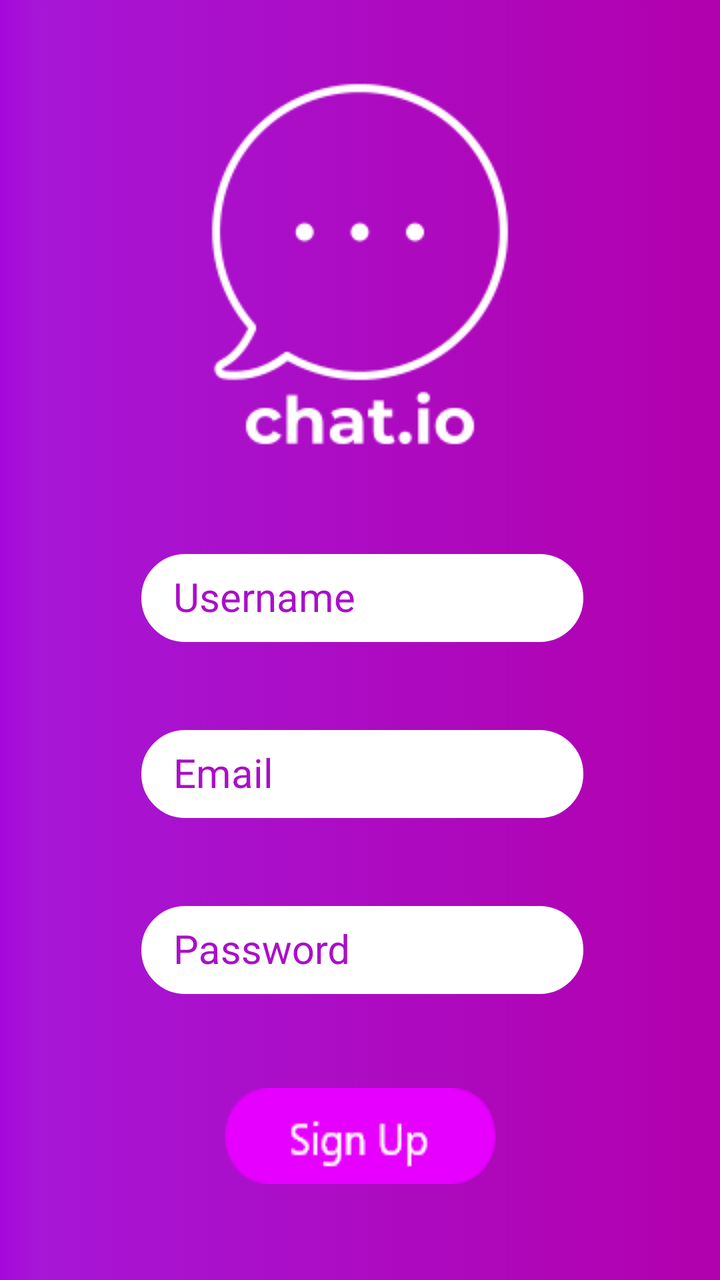
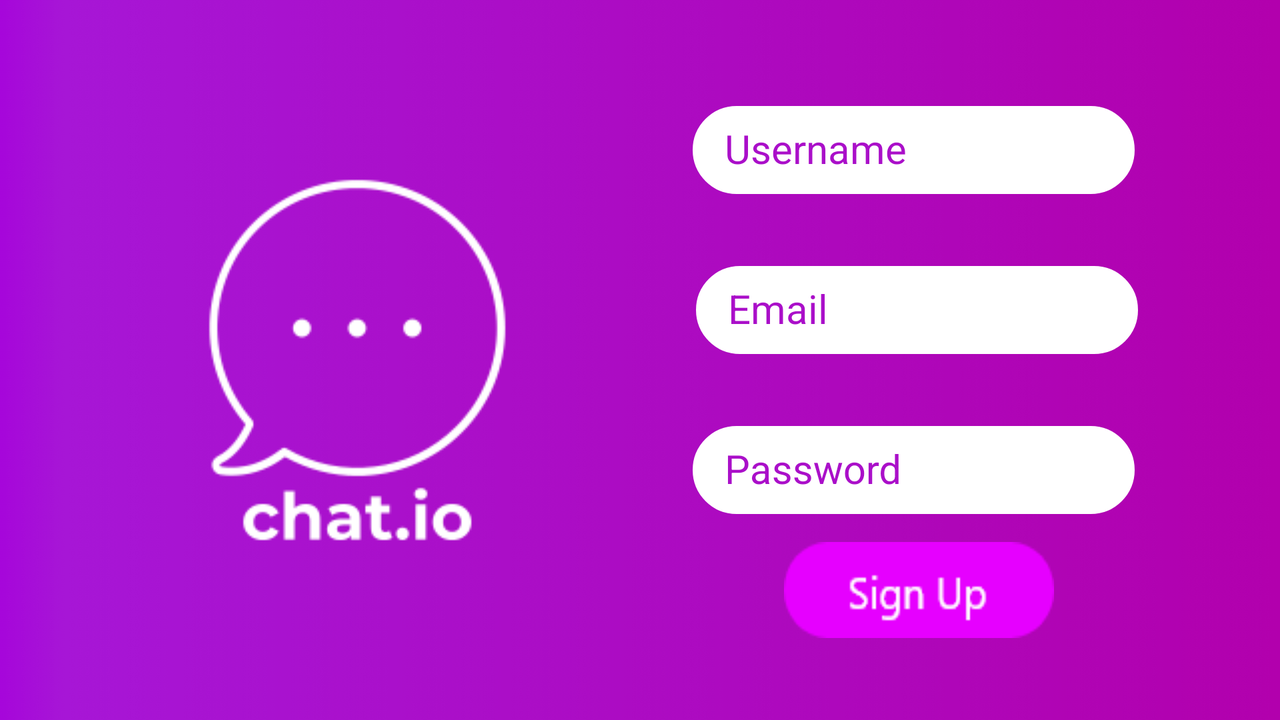

The same Android screen from two of the app's own layout files: first res/layout/ as a phone draws it, then the repository's variant for another configuration, drawn on a device whose configuration selects that folder. Both files follow.
<!-- AndroidManifest.xml: application theme AppTheme -->
<!-- res/layout/activity_sign_up.xml -->
<?xml version="1.0" encoding="utf-8"?>
<androidx.constraintlayout.widget.ConstraintLayout xmlns:android="http://schemas.android.com/apk/res/android"
    xmlns:app="http://schemas.android.com/apk/res-auto"
    xmlns:tools="http://schemas.android.com/tools"
    android:id="@+id/signupScreen"
    android:layout_width="match_parent"
    android:layout_height="match_parent"
    android:background="@drawable/background"
    tools:context=".Login"
    android:clickable="true"
    android:focusableInTouchMode="true">

    <ImageView
        android:id="@+id/imageView"
        android:layout_width="wrap_content"
        android:layout_height="wrap_content"
        android:layout_marginStart="8dp"
        android:layout_marginTop="32dp"
        android:layout_marginEnd="8dp"
        android:src="@drawable/chatiologo"
        app:layout_constraintEnd_toEndOf="parent"
        app:layout_constraintStart_toStartOf="parent"
        app:layout_constraintTop_toTopOf="parent" />

    <com.google.android.material.textfield.TextInputLayout
        android:id="@+id/textInputLayoutEmailSignUp"
        android:layout_width="226dp"
        android:layout_height="80dp"
        android:layout_marginStart="15dp"
        android:textColorHint="#AA0FC9"
        android:layout_marginTop="8dp"
        android:layout_marginEnd="8dp"
        android:clipChildren="false"
        app:layout_constraintEnd_toEndOf="parent"
        app:layout_constraintStart_toStartOf="parent"
        app:layout_constraintTop_toBottomOf="@+id/textInputLayoutUsernameSignUp">

        <EditText
            android:id="@+id/edtEmailSignUp"
            android:textCursorDrawable="@color/colorCursor"
            android:layout_width="221dp"
            android:layout_height="44dp"
            android:layout_marginTop="10dp"
            android:background="@drawable/edt_background"
            android:ems="10"
            android:hint="Email"
            android:inputType="textEmailAddress"
            android:paddingLeft="16dp"
            android:textColor="#AA0FC9"
            android:textColorHint="#AA0FC9"
            android:textSize="20sp"
            android:translationY="10dp"
            tools:layout_editor_absoluteX="95dp"
            tools:layout_editor_absoluteY="306dp" />
    </com.google.android.material.textfield.TextInputLayout>

    <com.google.android.material.textfield.TextInputLayout
        android:id="@+id/textInputLayoutUsernameSignUp"
        android:layout_width="226dp"
        android:layout_height="80dp"
        android:textColorHint="#AA0FC9"
        android:layout_marginStart="15dp"
        android:layout_marginTop="24dp"
        android:layout_marginEnd="8dp"
        android:clipChildren="false"
        app:layout_constraintEnd_toEndOf="parent"
        app:layout_constraintStart_toStartOf="parent"
        app:layout_constraintTop_toBottomOf="@+id/imageView">

        <EditText
            android:textCursorDrawable="@color/colorCursor"
            android:id="@+id/edtUsernameSignUp"
            android:layout_width="221dp"
            android:layout_height="44dp"
            android:layout_marginTop="10dp"
            android:background="@drawable/edt_background"
            android:ems="10"
            android:hint="Username"
            android:inputType="text"
            android:paddingLeft="16dp"
            android:textColor="#AA0FC9"
            android:textColorHint="#AA0FC9"
            android:textSize="20sp"
            android:translationY="10dp"
            tools:layout_editor_absoluteX="95dp"
            tools:layout_editor_absoluteY="306dp" />
    </com.google.android.material.textfield.TextInputLayout>

    <com.google.android.material.textfield.TextInputLayout
        android:id="@+id/textInputLayoutPasswordSignUp"
        android:layout_width="226dp"
        android:layout_height="80dp"
        android:layout_marginStart="15dp"
        android:textColorHint="#AA0FC9"
        android:layout_marginTop="8dp"
        android:layout_marginEnd="8dp"
        android:clipChildren="false"
        app:layout_constraintEnd_toEndOf="parent"
        app:layout_constraintStart_toStartOf="parent"
        app:layout_constraintTop_toBottomOf="@+id/textInputLayoutEmailSignUp">

        <EditText
            android:textCursorDrawable="@color/colorCursor"
            android:id="@+id/edtPasswordSignUp"
            android:layout_width="221dp"
            android:layout_height="44dp"
            android:layout_marginTop="10dp"
            android:background="@drawable/edt_background"
            android:ems="10"
            android:hint="Password"
            android:inputType="textPassword|textNoSuggestions"
            android:paddingLeft="16dp"
            android:textColor="#AA0FC9"
            android:textColorHint="#AA0FC9"
            android:textSize="20sp"
            android:translationY="10dp"
            tools:layout_editor_absoluteX="95dp"
            tools:layout_editor_absoluteY="306dp" />
    </com.google.android.material.textfield.TextInputLayout>

    <Button
        android:id="@+id/btnSignUp"
        android:layout_width="wrap_content"
        android:layout_height="wrap_content"
        android:layout_marginStart="8dp"
        android:layout_marginTop="32dp"
        android:layout_marginEnd="8dp"
        android:background="@drawable/signup_button"
        android:onClick="onSignedUp"
        app:layout_constraintEnd_toEndOf="parent"
        app:layout_constraintStart_toStartOf="parent"
        app:layout_constraintTop_toBottomOf="@+id/textInputLayoutPasswordSignUp" />

    <ProgressBar
        android:id="@+id/progressBar"
        style="?android:attr/progressBarStyle"
        android:layout_width="wrap_content"
        android:layout_height="wrap_content"
        android:layout_marginStart="8dp"
        android:layout_marginBottom="8dp"
        android:elevation="2dp"
        android:indeterminate="true"
        android:indeterminateTint="#E600FF"
        android:visibility="gone"
        app:layout_constraintBottom_toBottomOf="parent"
        app:layout_constraintEnd_toEndOf="parent"
        app:layout_constraintStart_toStartOf="parent"
        app:layout_constraintTop_toTopOf="parent" />

</androidx.constraintlayout.widget.ConstraintLayout>
<!-- resources referenced by this layout -->
<resources>
  <color name="colorCursor">#AA0FC9</color>
  <!-- drawable background: png bitmap (drawable, 15325 bytes) -->
  <!-- drawable chatiologo: png bitmap (drawable, 7168 bytes) -->
  <!-- drawable edt_background (drawable) -->
  <?xml version="1.0" encoding="utf-8"?>
  <selector xmlns:android="http://schemas.android.com/apk/res/android">
      <item>
          <shape android:shape="rectangle">
              <solid android:color="#FFFF"/>
              <stroke android:width="1dp" android:color="#ffff"/>
              <corners android:radius="100dp"/>
  
          </shape>
      </item>
  </selector>
  <!-- drawable signup_button (drawable) -->
  <?xml version="1.0" encoding="utf-8"?>
  <selector xmlns:android="http://schemas.android.com/apk/res/android">
      <item android:state_pressed="true" android:drawable="@drawable/signup_clicked" />
      <item android:drawable="@drawable/signup" />
  </selector>
  <style name="AppTheme" parent="Theme.AppCompat.Light.NoActionBar">
          
          <item name="android:windowLayoutInDisplayCutoutMode">shortEdges</item>
          <item name="colorPrimary">@color/appPrimaryColor</item>
          <item name="colorPrimaryDark">@color/transparent</item>
          <item name="colorAccent">@color/white</item>
          <item name="android:textSize">15sp</item>
  
      </style>
  <!-- drawable signup_clicked: png bitmap (drawable, 1957 bytes) -->
  <!-- drawable signup: png bitmap (drawable, 1661 bytes) -->
  <color name="appPrimaryColor">#AA0FC9</color>
  <color name="transparent">#00FFFFFF</color>
  <color name="white">#fff</color>
</resources>
<!-- res/layout-land/activity_sign_up.xml (the repository's variant of the layout above) -->
<!-- drawn on the phone turned sideways -->
<?xml version="1.0" encoding="utf-8"?>
<androidx.constraintlayout.widget.ConstraintLayout xmlns:android="http://schemas.android.com/apk/res/android"
    xmlns:app="http://schemas.android.com/apk/res-auto"
    xmlns:tools="http://schemas.android.com/tools"
    android:id="@+id/signupScreen"
    android:layout_width="match_parent"
    android:layout_height="match_parent"
    android:background="@drawable/background"
    android:clickable="true"
    android:focusableInTouchMode="true"
    tools:context=".Login">

    <ImageView
        android:id="@+id/imageView"
        android:layout_width="wrap_content"
        android:layout_height="wrap_content"
        android:layout_marginStart="45dp"
        android:layout_marginTop="8dp"
        android:layout_marginEnd="8dp"
        android:layout_marginBottom="8dp"
        android:src="@drawable/chatiologo"
        app:layout_constraintBottom_toBottomOf="parent"
        app:layout_constraintEnd_toStartOf="@+id/progressBar"
        app:layout_constraintStart_toStartOf="parent"
        app:layout_constraintTop_toTopOf="parent" />

    <com.google.android.material.textfield.TextInputLayout
        android:id="@+id/textInputLayoutEmailSignUp"
        android:layout_width="226dp"
        android:layout_height="80dp"
        android:layout_marginStart="8dp"
        android:layout_marginEnd="5dp"
        android:clipChildren="false"
        android:textColorHint="#AA0FC9"
        app:layout_constraintEnd_toEndOf="parent"
        app:layout_constraintStart_toEndOf="@+id/imageView"
        app:layout_constraintTop_toBottomOf="@+id/textInputLayoutUsernameSignUp">

        <EditText
            android:id="@+id/edtEmailSignUp"
            android:layout_width="221dp"
            android:layout_height="44dp"
            android:layout_marginTop="10dp"
            android:background="@drawable/edt_background"
            android:ems="10"
            android:hint="Email"
            android:inputType="textEmailAddress"
            android:paddingLeft="16dp"
            android:textColor="#AA0FC9"
            android:textColorHint="#AA0FC9"
            android:textCursorDrawable="@color/colorCursor"
            android:textSize="20sp"
            android:translationY="10dp"
            tools:layout_editor_absoluteX="95dp"
            tools:layout_editor_absoluteY="306dp" />
    </com.google.android.material.textfield.TextInputLayout>

    <com.google.android.material.textfield.TextInputLayout
        android:id="@+id/textInputLayoutUsernameSignUp"
        android:layout_width="226dp"
        android:layout_height="80dp"
        android:layout_marginStart="8dp"
        android:layout_marginTop="32dp"
        android:layout_marginEnd="8dp"
        android:clipChildren="false"
        android:textColorHint="#AA0FC9"
        app:layout_constraintEnd_toEndOf="parent"
        app:layout_constraintStart_toEndOf="@+id/imageView"
        app:layout_constraintTop_toTopOf="parent">

        <EditText
            android:id="@+id/edtUsernameSignUp"
            android:layout_width="221dp"
            android:layout_height="44dp"
            android:layout_marginTop="10dp"
            android:background="@drawable/edt_background"
            android:ems="10"
            android:hint="Username"
            android:inputType="text"
            android:paddingLeft="16dp"
            android:textColor="#AA0FC9"
            android:textColorHint="#AA0FC9"
            android:textCursorDrawable="@color/colorCursor"
            android:textSize="20sp"
            android:translationY="10dp"
            tools:layout_editor_absoluteX="95dp"
            tools:layout_editor_absoluteY="306dp" />
    </com.google.android.material.textfield.TextInputLayout>

    <com.google.android.material.textfield.TextInputLayout
        android:id="@+id/textInputLayoutPasswordSignUp"
        android:layout_width="226dp"
        android:layout_height="80dp"
        android:layout_marginStart="8dp"
        android:layout_marginEnd="8dp"
        android:clipChildren="false"
        android:textColorHint="#AA0FC9"
        app:layout_constraintEnd_toEndOf="parent"
        app:layout_constraintStart_toEndOf="@+id/imageView"
        app:layout_constraintTop_toBottomOf="@+id/textInputLayoutEmailSignUp">

        <EditText
            android:id="@+id/edtPasswordSignUp"
            android:layout_width="221dp"
            android:layout_height="44dp"
            android:layout_marginTop="10dp"
            android:background="@drawable/edt_background"
            android:ems="10"
            android:hint="Password"
            android:inputType="textPassword|textNoSuggestions"
            android:paddingLeft="16dp"
            android:textColor="#AA0FC9"
            android:textColorHint="#AA0FC9"
            android:textCursorDrawable="@color/colorCursor"
            android:textSize="20sp"
            android:translationY="10dp"
            tools:layout_editor_absoluteX="95dp"
            tools:layout_editor_absoluteY="306dp" />
    </com.google.android.material.textfield.TextInputLayout>

    <Button
        android:id="@+id/btnSignUp"
        android:layout_width="wrap_content"
        android:layout_height="wrap_content"
        android:layout_marginTop="8dp"
        android:layout_marginBottom="50dp"
        android:background="@drawable/signup_button"
        android:onClick="onSignedUp"
        app:layout_constraintBottom_toBottomOf="parent"
        app:layout_constraintEnd_toEndOf="@+id/textInputLayoutPasswordSignUp"
        app:layout_constraintStart_toStartOf="@+id/textInputLayoutPasswordSignUp"
        app:layout_constraintTop_toBottomOf="@+id/textInputLayoutPasswordSignUp" />

    <ProgressBar
        android:id="@+id/progressBar"
        style="?android:attr/progressBarStyle"
        android:layout_width="wrap_content"
        android:layout_height="wrap_content"
        android:layout_marginTop="8dp"
        android:layout_marginEnd="8dp"
        android:elevation="2dp"
        android:indeterminate="true"
        android:indeterminateTint="#E600FF"
        android:visibility="gone"
        app:layout_constraintBottom_toBottomOf="parent"
        app:layout_constraintEnd_toEndOf="parent"
        app:layout_constraintStart_toStartOf="parent"
        app:layout_constraintTop_toTopOf="parent" />

</androidx.constraintlayout.widget.ConstraintLayout>
